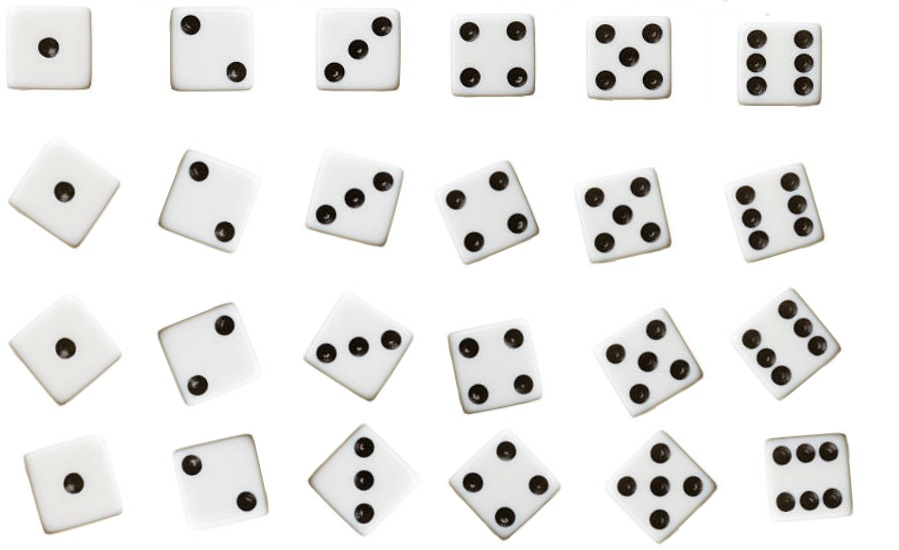
#> input picture img.jpg, 899 x 550 px
$ python binarization.py   (older library calls are emulated)
#> lines starting #> are read from the running program, lines starting #| are printed output that depends on the picture; after the words box and inside, x2 and y2 are one past the last pixel; in counts of white or black regions, pixels touching at a corner belong together
#> further down, img is the input picture: shape (550, 899, 3); mean B, G, R 233.1, 234.2, 234.7
import cv2
import numpy as np

def defineBlobs(img, gray_image):
    #binary image
    _,thresh = cv2.threshold(gray_image, 250, 255,cv2.THRESH_BINARY_INV)
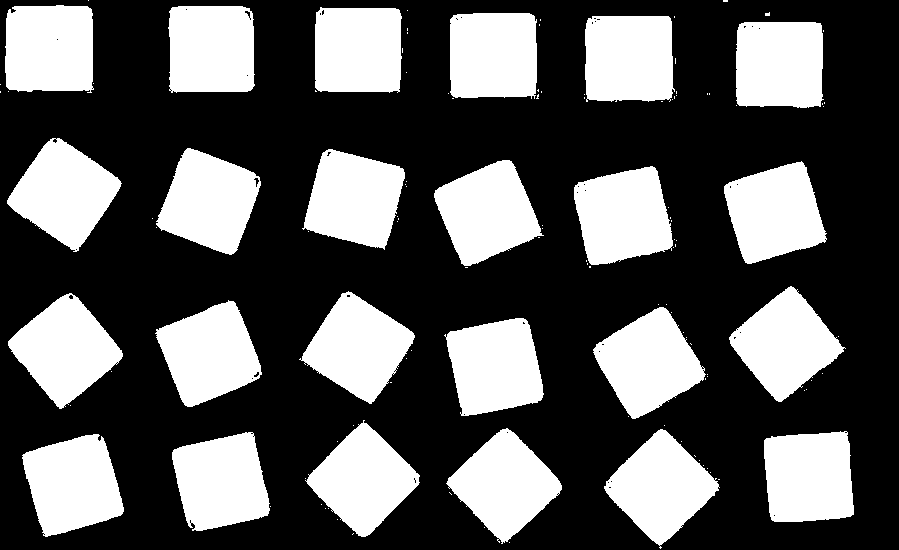
#> thresh: shape (550, 899); 35.5% white; 123 white regions (99 under 20 px), largest, box (x1, y1, x2, y2) and area: (593, 307, 706, 419) 7417, (574, 166, 673, 265) 7407, (7, 138, 122, 252) 7406
    _,thresh1 = cv2.threshold(gray_image, 50, 255,cv2.THRESH_BINARY_INV)
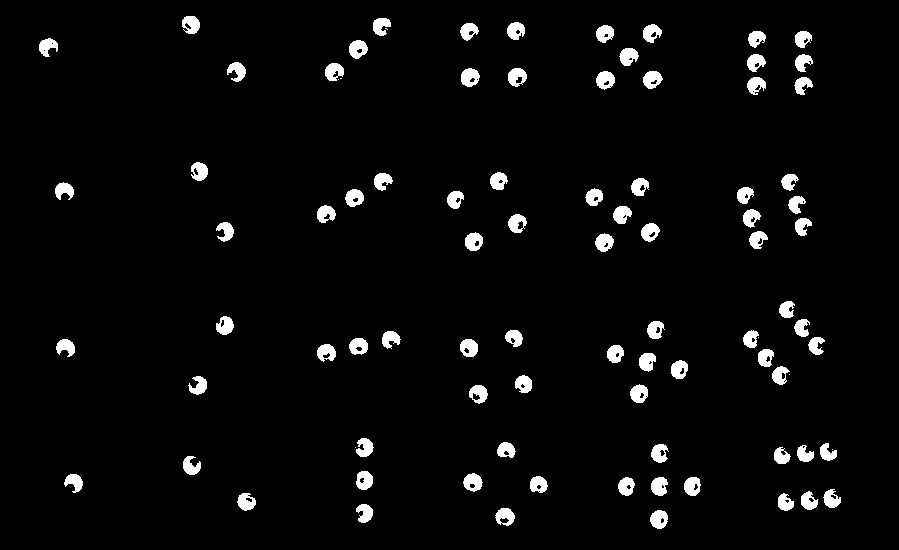
#> thresh1: shape (550, 899); 3.8% white; 91 white regions (7 under 20 px)

    #get contours
    contours, hierarchy = cv2.findContours(thresh, cv2.RETR_EXTERNAL, cv2.CHAIN_APPROX_SIMPLE)
#> contours = 123 contours, 99 with area under 20; largest, box (x1, y1, x2, y2) and area: (8, 293, 123, 409) 7278, (593, 307, 706, 419) 7276, (7, 138, 122, 252) 7270, (604, 429, 720, 549) 7262, (574, 166, 673, 265) 7245
    contours1, hierarchy = cv2.findContours(thresh1, cv2.RETR_EXTERNAL, cv2.CHAIN_APPROX_SIMPLE)
#> contours1 = 91 contours, 7 with area under 20; largest, box (x1, y1, x2, y2) and area: (461, 68, 480, 87) 251, (508, 68, 527, 87) 247, (463, 473, 483, 492) 246, (596, 71, 615, 90) 244, (349, 40, 368, 59) 243

    height, width = gray_image.shape
#> height = 550; width = 899
    count = 0
    tam = 0
    tam1 = 0

    # computes the bounding box for the contour, and draws it on the frame,
    for contour in contours :
        (x,y,w,h) = cv2.boundingRect(contour)

        if h > 15 :
            cv2.rectangle(img, (x,y), (x+w,y+h), (0,0,255), 1)
            rx = range((x), (x+w))
            ry = range((y), (y+h))

            for contour1 in contours1 :
                (x1,y1,w1,h1) = cv2.boundingRect(contour1)

                if h1 > 5 and x1 in rx and y1 in ry:
                    cv2.rectangle(img, (x1,y1), (x1+w1,y1+h1), (0,0,255), 1)
                    count = count + 1

            cv2.putText(img, str(count), ((x + np.int(w/2) - 12), (y + np.int(h/2) + 5)) , cv2.FONT_HERSHEY_SCRIPT_COMPLEX, 1.5, (255, 0, 0), 1, cv2.LINE_AA)
            count = 0
#> this loop made 123 passes
#> (x, y, w, h) on passes 1, 3, 4, 5, 6, 7, 8, 11, 12, 13, 14, 15: (509, 542, 1, 1), (484, 527, 1, 1), (337, 519, 1, 1), (328, 508, 1, 1), (325, 508, 1, 1), (270, 506, 1, 1), (321, 504, 1, 1), (305, 478, 1, 1), (710, 472, 1, 1), (707, 468, 1, 1), (703, 465, 1, 1), (699, 460, 1, 1)
#> (contour, x, y, w, h) on passes 2, 9, 10, 16, 31, 33: ([[353, 533], [352, 534]], 352, 533, 2, 2), ([[449, 492], [451, 494]], 449, 492, 3, 3), ([[718, 479], [719, 479]], 718, 479, 2, 1), ([[694, 455], [695, 456]], 694, 455, 2, 2), ([[390, 382], [391, 382]], 390, 382, 2, 1), ([[705, 378], [705, 379]], 705, 378, 1, 2)
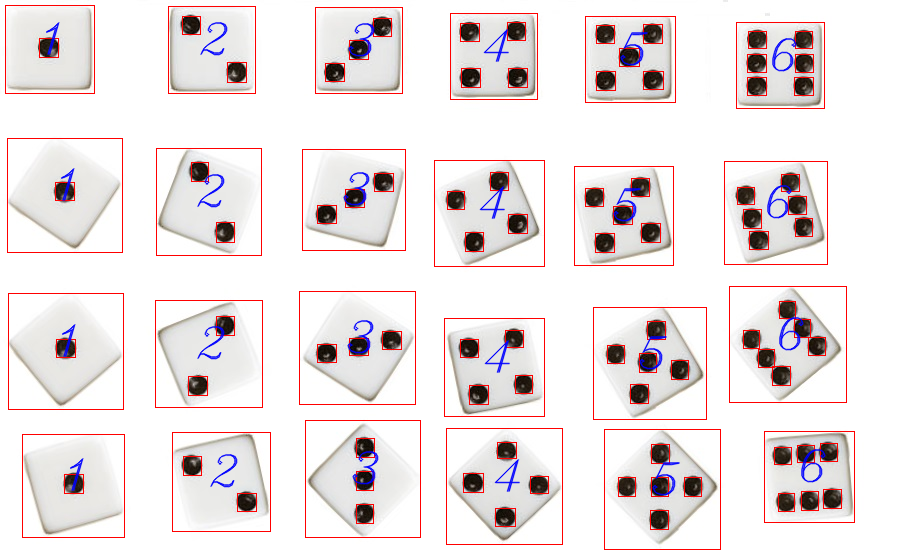
#> img: shape (550, 899, 3); 4.49% of pixels changed, all inside (x1, y1, x2, y2) = (5, 5, 855, 550)

    ##cv2.imshow("Thresh ", thresh)
    cv2.imshow("img",  img)
    cv2.waitKey(0)

###################

img = cv2.imread("img.jpg", cv2.IMREAD_COLOR)
gray_image = cv2.cvtColor(img, cv2.COLOR_BGR2GRAY)

defineBlobs(img, gray_image)


# [84 lines of commented-out code are left out]
